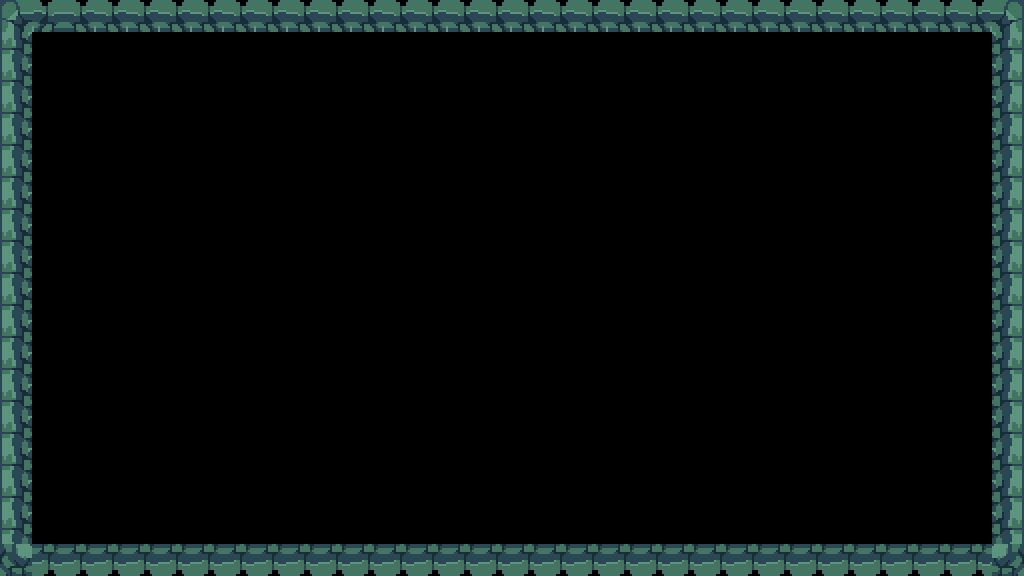

A level layout from a 2D game, rendered from its tile map. Below: a short description, then the map file with its tile-grid data intact:
An orthogonal 32x18 tile map with 32x32 px tiles, 1 tile layer (wall).

<map version="1.2" tiledversion="1.2.5" orientation="orthogonal" renderorder="right-down" width="32" height="18" tilewidth="32" tileheight="32" infinite="0" nextlayerid="2" nextobjectid="1">
 <tileset firstgid="1" source="tileset.tsx" />
 <layer id="1" name="wall" width="32" height="18">
  <data encoding="csv">
958,959,951,951,951,951,951,951,951,951,951,951,951,951,951,951,951,951,951,951,951,951,951,951,951,951,951,951,951,951,951,952,
1031,0,0,0,0,0,0,0,0,0,0,0,0,0,0,0,0,0,0,0,0,0,0,0,0,0,0,0,0,0,0,1025,
1031,0,0,0,0,0,0,0,0,0,0,0,0,0,0,0,0,0,0,0,0,0,0,0,0,0,0,0,0,0,0,1025,
1031,0,0,0,0,0,0,0,0,0,0,0,0,0,0,0,0,0,0,0,0,0,0,0,0,0,0,0,0,0,0,1025,
1031,0,0,0,0,0,0,0,0,0,0,0,0,0,0,0,0,0,0,0,0,0,0,0,0,0,0,0,0,0,0,1025,
1031,0,0,0,0,0,0,0,0,0,0,0,0,0,0,0,0,0,0,0,0,0,0,0,0,0,0,0,0,0,0,1025,
1031,0,0,0,0,0,0,0,0,0,0,0,0,0,0,0,0,0,0,0,0,0,0,0,0,0,0,0,0,0,0,1025,
1031,0,0,0,0,0,0,0,0,0,0,0,0,0,0,0,0,0,0,0,0,0,0,0,0,0,0,0,0,0,0,1025,
1031,0,0,0,0,0,0,0,0,0,0,0,0,0,0,0,0,0,0,0,0,0,0,0,0,0,0,0,0,0,0,1025,
1031,0,0,0,0,0,0,0,0,0,0,0,0,0,0,0,0,0,0,0,0,0,0,0,0,0,0,0,0,0,0,1025,
1031,0,0,0,0,0,0,0,0,0,0,0,0,0,0,0,0,0,0,0,0,0,0,0,0,0,0,0,0,0,0,1025,
1031,0,0,0,0,0,0,0,0,0,0,0,0,0,0,0,0,0,0,0,0,0,0,0,0,0,0,0,0,0,0,1025,
1031,0,0,0,0,0,0,0,0,0,0,0,0,0,0,0,0,0,0,0,0,0,0,0,0,0,0,0,0,0,0,1025,
1031,0,0,0,0,0,0,0,0,0,0,0,0,0,0,0,0,0,0,0,0,0,0,0,0,0,0,0,0,0,0,1025,
1031,0,0,0,0,0,0,0,0,0,0,0,0,0,0,0,0,0,0,0,0,0,0,0,0,0,0,0,0,0,0,1025,
1031,0,0,0,0,0,0,0,0,0,0,0,0,0,0,0,0,0,0,0,0,0,0,0,0,0,0,0,0,0,0,1025,
1031,0,0,0,0,0,0,0,0,0,0,0,0,0,0,0,0,0,0,0,0,0,0,0,0,0,0,0,0,0,0,1025,
1171,737,737,737,737,737,737,737,737,737,737,737,737,737,737,737,737,737,737,737,737,737,737,737,737,737,737,737,737,737,737,1177
</data>
 </layer>
</map>